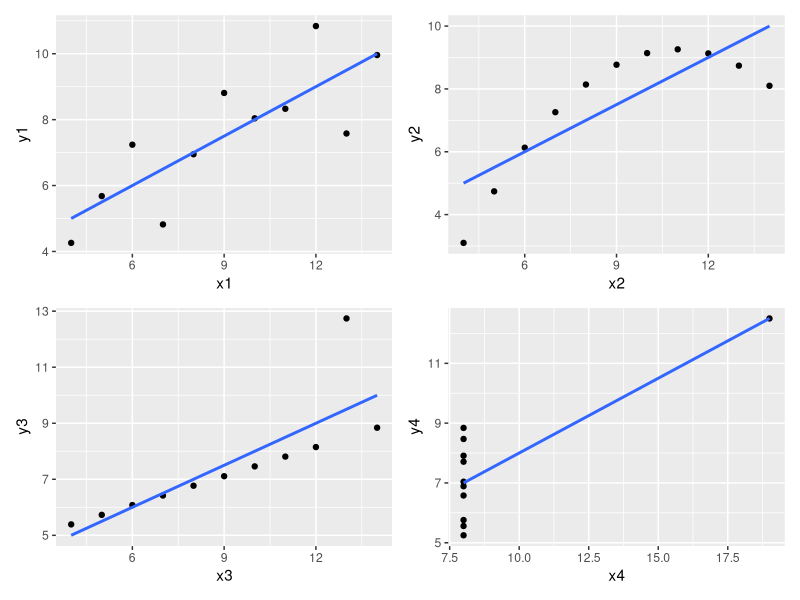

Write R code to recreate this figure.
#23-0221 tues 20:34

#
library(tidyverse)
library(patchwork)

anscombe

tibble(
  x1 = anscombe$x1,
  y1 = anscombe$y1
) -> anscombe_x1

tibble(
  x2 = anscombe$x2,
  y2 = anscombe$y2
) -> anscombe_x2

tibble(
  x3 = anscombe$x3,
  y3 = anscombe$y3
) -> anscombe_x3

tibble(
  x4 = anscombe$x4,
  y4 = anscombe$y4
) -> anscombe_x4

sd(anscombe_x1$x1);sd(anscombe_x1$y1)
sd(anscombe_x2$x2);sd(anscombe_x2$y2)

cor.test(anscombe_x1$x1,anscombe_x1$y1)
cor.test(anscombe_x2$x2,anscombe_x2$y2)

cor(anscombe_x1$x1,anscombe_x1$y1)
cor(anscombe_x2$x2,anscombe_x2$y2)

sqrt(cor(anscombe_x1$x1,anscombe_x1$y1))
sqrt(cor(anscombe_x2$x2,anscombe_x2$y2))


#----------------------------------------------
anscombe_x1
anscombe_x2

a_1 <- anscombe_x1 |> 
  ggplot(aes(x1,y1)) + geom_point() + geom_smooth(method = "lm", se = F)

a_2 <- anscombe_x2 |> 
  ggplot(aes(x2,y2)) + geom_point() + geom_smooth(method = "lm", se = F)

a_3 <- anscombe_x3 |> 
  ggplot(aes(x3,y3)) + geom_point() + geom_smooth(method = "lm", se = F)

a_4 <- anscombe_x4 |> 
  ggplot(aes(x4,y4)) + geom_point() + geom_smooth(method = "lm", se = F)

(a_1 | a_2) / (a_3 | a_4)




















